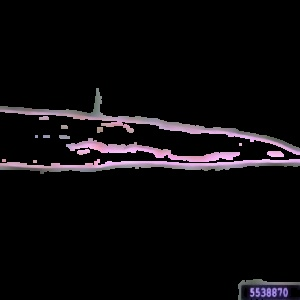
#> input picture training-1/2nd-phase/dataset-edgeSobelOptDilation/bacterial-leaf-blight/inner_edges_BLIGHT-23-_jpg.rf.16d371f70ae57467bf0c1313c8f6a6ce.jpg, 300 x 300 px, found by its file name; its folder holds only this picture in this run
$ python contrast-enhance.py
#> lines starting #> are read from the running program, lines starting #| are printed output that depends on the picture
#> further down, image is the input picture: shape (300, 300, 3); mean B, G, R 13.5, 11.3, 13.5
import cv2
import os
import numpy as np

def enhance_contrast(image):
    # Convert the image to LAB color space
    lab = cv2.cvtColor(image, cv2.COLOR_BGR2LAB)
#> lab: shape (300, 300, 3); mean of channels 0, 1, 2 12.5, 129.2, 127.2

    # Split the LAB image into L, A, and B channels
    l, a, b = cv2.split(lab)
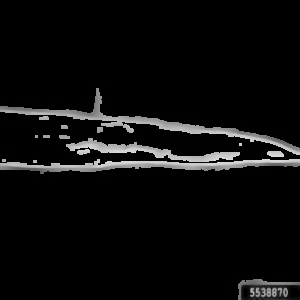
#> l: shape (300, 300); min 0, max 222, mean 12.5
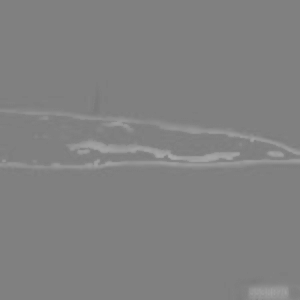
#> a: shape (300, 300); min 121, max 170, mean 129.2
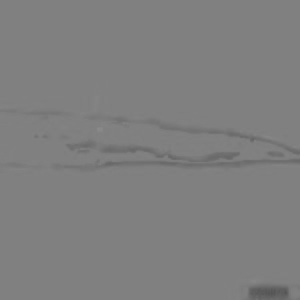
#> b: shape (300, 300); min 84, max 138, mean 127.2

    # Apply CLAHE to the L channel
    clahe = cv2.createCLAHE(clipLimit=3.0, tileGridSize=(8, 8))
    enhanced_l = clahe.apply(l)

    # Merge the enhanced L channel with the A and B channels
    enhanced_lab = cv2.merge((enhanced_l, a, b))
#> enhanced_lab: shape (300, 300, 3); mean of channels 0, 1, 2 16.5, 129.2, 127.2

    # Convert the LAB image back to BGR color space
    enhanced_image = cv2.cvtColor(enhanced_lab, cv2.COLOR_LAB2BGR)

    return enhanced_image

input_directory = "./dataset-balanced"
output_directory = "./dataset-contrast_enhanced"

# List of class directories
class_names = ["bacterial-leaf-blight", "rice-tungro", "rice-blast", "healthy"]

for class_name in class_names:
    # Create the output directory for this class
    class_output_dir = os.path.join(output_directory, class_name)
    os.makedirs(class_output_dir, exist_ok=True)

    # Directory containing images for this class
    class_input_dir = os.path.join(input_directory, class_name)

    # Iterate through images in the class directory
#> (the run stopped early here; a loop or call above may not have finished)
